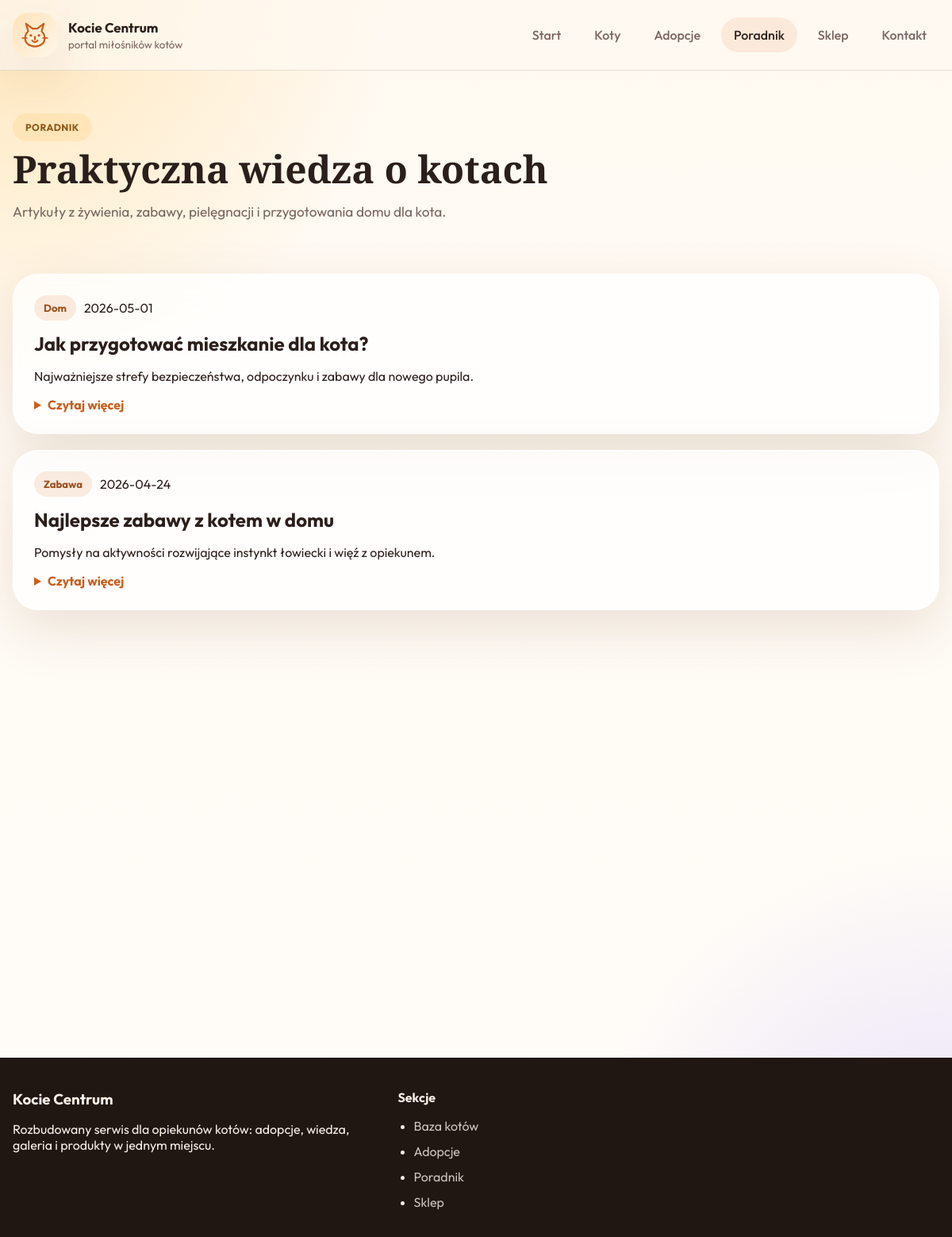
Screenshot of /blog.php with the database file from the repository.
### tables this page shows
CREATE TABLE `blog_posts` (
  `id` int(11) NOT NULL,
  `title` varchar(180) NOT NULL,
  `category` varchar(100) NOT NULL,
  `excerpt` varchar(255) NOT NULL,
  `content` text NOT NULL,
  `created_at` date NOT NULL
);

### includes/functions.php (called while the page is built, shortened)
<?php
function fetchAll(PDO $pdo, string $sql): array {
    $stmt = $pdo->query($sql);
    return $stmt->fetchAll();
}
function esc(string $value): string {
    return htmlspecialchars($value, ENT_QUOTES, 'UTF-8');
}
?>

### blog.php (the view, shortened to what this page needs)
<?php
require_once 'config/db.php';
require_once 'includes/functions.php';
$posts = fetchAll($pdo, "SELECT * FROM blog_posts ORDER BY created_at DESC");
require_once 'includes/header.php';
?>
<section class="page-hero compact">
    <div class="container">
        <span class="eyebrow">Poradnik</span>
        <h1>Praktyczna wiedza o kotach</h1>
        <p>Artykuły z żywienia, zabawy, pielęgnacji i przygotowania domu dla kota.</p>
    </div>
</section>
<section class="section">
    <div class="container blog-layout">
        <?php foreach ($posts as $post): ?>
            <article class="blog-card reveal" id="post-<?php echo (int)$post['id']; ?>">
                <div class="blog-meta">
                    <span class="tag"><?php echo esc($post['category']); ?></span>
                    <span><?php echo esc($post['created_at']); ?></span>
                </div>
                <h2><?php echo esc($post['title']); ?></h2>
                <p><?php echo esc($post['excerpt']); ?></p>
                <details>
                    <summary>Czytaj więcej</summary>
                </details>
            </article>
        <?php endforeach; ?>
    </div>
</section>
<?php require_once 'includes/footer.php'; ?>

### assets/css/style.css (style rules this page uses)
:root { --surface: rgba(255,255,255,0.72); --text: #2b1f1b; --muted: #7a655f; --line: rgba(77, 50, 42, 0.12); --primary: #db7c3e; --primary-strong: #c95f1d; --dark: #1f1714; --success: #247851; --danger: #b3424a; --radius-md: 22px; --radius-lg: 32px; --shadow: 0 24px 70px rgba(115, 71, 29, 0.14); --container: min(1200px, calc(100% - 32px)); --font-body: 'Outfit', sans-serif; --font-display: 'Playfair Display', serif; }
* { box-sizing: border-box; }
html { scroll-behavior: smooth; }
body { margin: 0; font-family: var(--font-body); color: var(--text); background: radial-gradient(circle at top left, rgba(255, 209, 121, 0.45), transparent 25%), radial-gradient(circle at bottom right, rgba(109, 74, 255, 0.18), transparent 25%), linear-gradient(180deg, #fff9f1 0%, #fffdf9 100%); }
.container { width: var(--container); margin: 0 auto; }
.hero-copy h1, .page-hero h1, .detail-copy h1 { font-family: var(--font-display); line-height: 1.05; font-size: clamp(2.8rem, 5vw, 5.6rem); margin: 10px 0 18px; }
.page-hero.compact h1 { font-size: clamp(2.1rem, 4vw, 4rem); }
.hero-copy p, .page-hero p, .lead { font-size: 1.08rem; color: var(--muted); max-width: 64ch; }
.eyebrow { display: inline-flex; align-items: center; gap: 8px; padding: 10px 16px; border-radius: 999px; background: rgba(255, 206, 123, 0.28); color: #8b5717; font-weight: 700; letter-spacing: .04em; text-transform: uppercase; font-size: .76rem; }
.section { padding: 38px 0 80px; }
.glass-card, .blog-card { background: var(--surface); border: 1px solid rgba(255,255,255,0.62); border-radius: var(--radius-lg); box-shadow: var(--shadow); overflow: hidden; backdrop-filter: blur(18px); }
.card-body h3, .blog-card h2, .site-footer h3, .site-footer h4 { margin: 0 0 10px; }
.tag-row, .blog-meta, .meta-list { display: flex; gap: 10px; flex-wrap: wrap; align-items: center; margin-bottom: 14px; }
.tag { display: inline-flex; padding: 8px 12px; border-radius: 999px; background: rgba(219,124,62,0.14); color: #9a511f; font-weight: 700; font-size: .82rem; }
.page-hero { padding: 54px 0 12px; }
.blog-layout { display: grid; gap: 20px; }
.blog-card { padding: 26px; }
details summary { cursor: pointer; font-weight: 700; color: var(--primary-strong); }
.reveal { opacity: 0; transform: translateY(24px); transition: opacity .65s ease, transform .65s ease; }
.reveal.visible { opacity: 1; transform: translateY(0); }

### rows the page displays
blog_posts: category "Dom", created_at "2026-05-01", title "Jak przygotować mieszkanie dla kota?", excerpt "Najważniejsze strefy bezpieczeństwa, odpoczynku i zabawy dla nowego pupila."
blog_posts: category "Zabawa", created_at "2026-04-24", title "Najlepsze zabawy z kotem w domu", excerpt "Pomysły na aktywności rozwijające instynkt łowiecki i więź z opiekunem."
